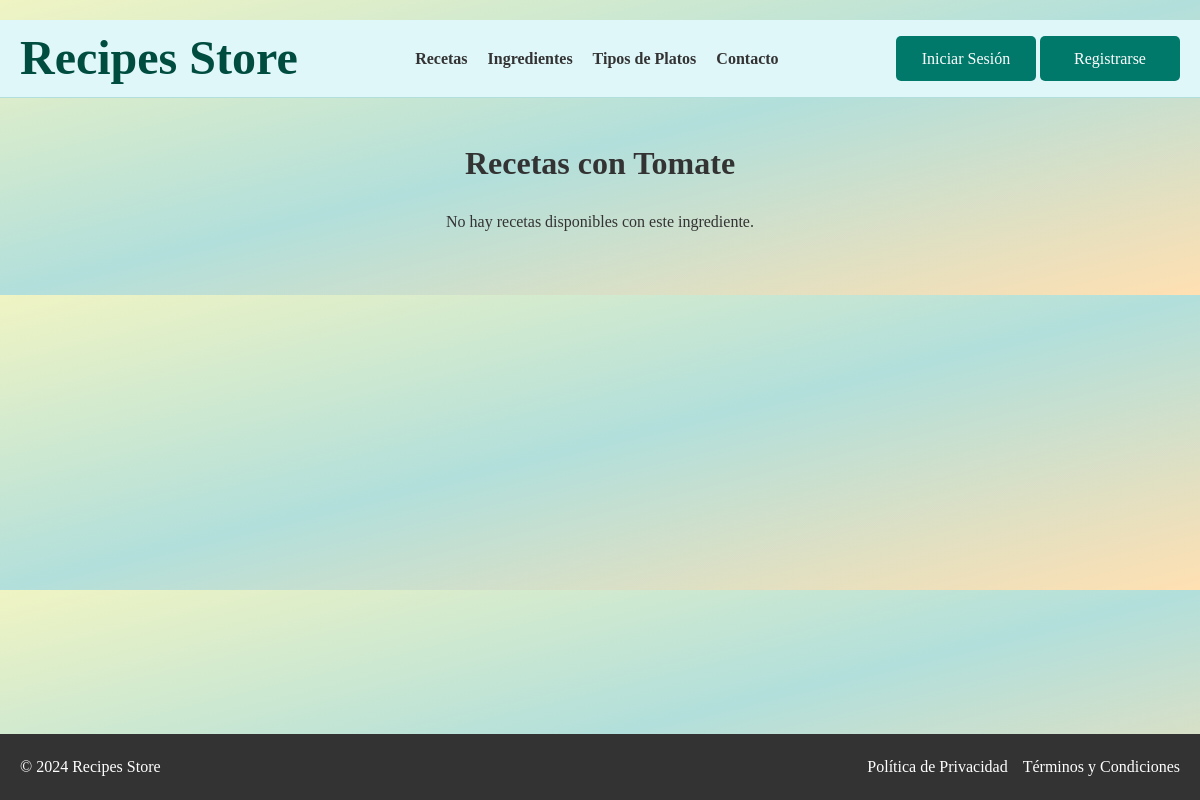
Page /ingredientes/1/recetas/ on the earlier database version.
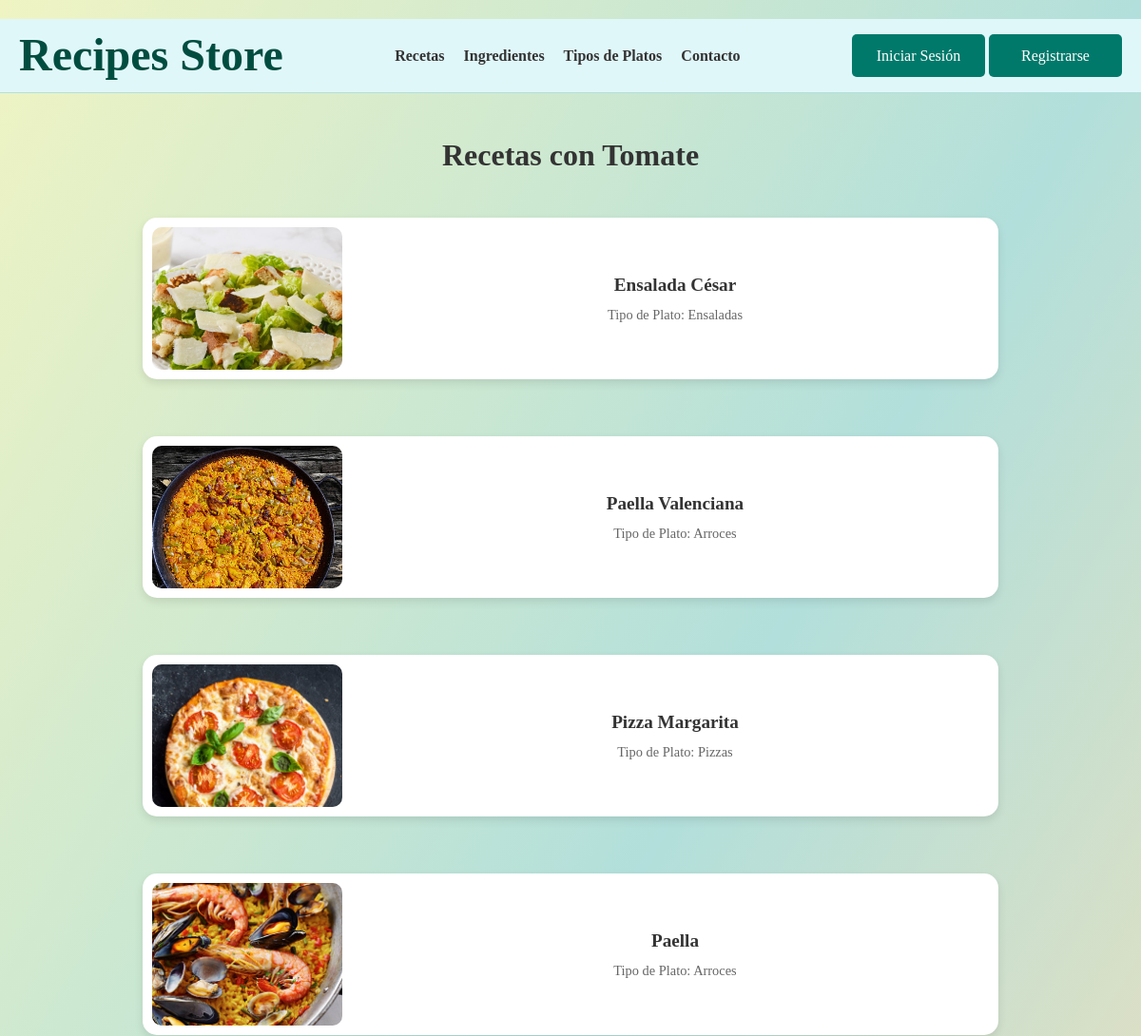
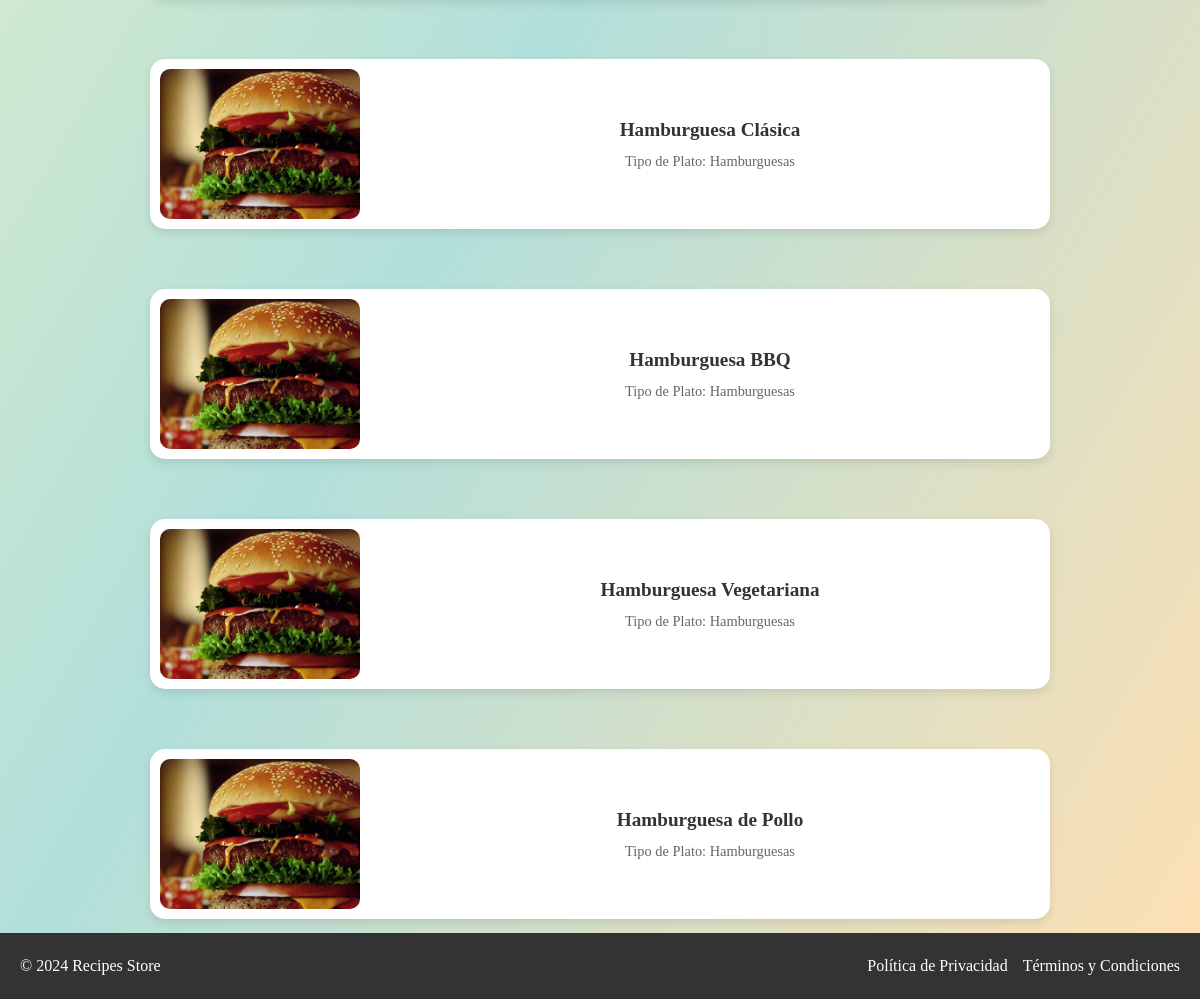
Same page on the later database version (2 pictures, top to bottom).
### appRecetario/models.py (models this page shows, shortened)
class Receta(models.Model):
    nombre = models.CharField(max_length=100)
    tipo_plato = models.ForeignKey('TipoPlato', on_delete=models.CASCADE)
    ingredientes = models.ManyToManyField('Ingrediente')
    imagen = models.ImageField(upload_to='recetas/', blank=True, null=True)
    descripcion = models.TextField(blank=True, null=True)
    proceso = models.TextField(null=True, blank=True)

class TipoPlato(models.Model):
    nombre = models.CharField(max_length=100)
    descripcion = models.TextField()
    imagen = models.ImageField(upload_to='tipoPlato/', blank=True, null=True)

### appRecetario/views.py (the view)
# urls.py: path('ingredientes/<int:ingrediente_id>/recetas/', views.recetas_por_ingrediente, name='recetas_por_ingrediente'),
def recetas_por_ingrediente(request, ingrediente_id):
    ingrediente = get_object_or_404(Ingrediente, id=ingrediente_id)
    recetas = Receta.objects.filter(ingredientes__nombre__icontains=ingrediente.nombre)
    context = {
        'ingrediente': ingrediente,
        'recetas': recetas
    }
    return render(request, 'recetas_por_ingrediente.html', context)

### appRecetario/templates/recetas_por_ingrediente.html (shortened to what this page needs)
{% extends 'base.html' %}
{% load static %}
{% block extrastyle %}
<link rel="stylesheet" href="{% static 'styleRecetasPorIngrediente.css' %}">
{% endblock %}
{% block contenido %}
<h2>Recetas con {{ ingrediente.nombre }}</h2>
<div class="recipes-container">
    {% if recetas %}
        {% for receta in recetas %}
            <a href="{% url 'detail_receta' receta.id %}" class="recipe-card">
                <div class="image-wrapper">
                    <img src="{{ receta.imagen.url }}" alt="{{ receta.nombre }}" class="recipe-image">
                </div>
                <div class="recipe-info">
                    <h3>{{ receta.nombre }}</h3>
                    <p class="recipe-type">Tipo de Plato: {{ receta.tipo_plato.nombre }}</p>
                </div>
            </a>
        {% endfor %}
    {% else %}
        <p>No hay recetas disponibles con este ingrediente.</p>
    {% endif %}
</div>
{% endblock %}

Differences in the rows shown:
now on this page (row edited): Receta: imagen (picture), nombre "Ensalada César", tipo_plato.nombre "Ensaladas"
now on this page (row edited): Receta: imagen (picture), nombre "Paella Valenciana", tipo_plato.nombre "Arroces"
now on this page (row edited): Receta: imagen (picture), nombre "Pizza Margarita", tipo_plato.nombre "Pizzas"
now on this page (row edited): Receta: imagen (picture), nombre "Paella", tipo_plato.nombre "Arroces"
now on this page (row edited): Receta: imagen (picture), nombre "Hamburguesa Clásica", tipo_plato.nombre "Hamburguesas"
now on this page (row edited): Receta: imagen (picture), nombre "Hamburguesa BBQ", tipo_plato.nombre "Hamburguesas"
now on this page (row edited): Receta: imagen (picture), nombre "Hamburguesa Vegetariana", tipo_plato.nombre "Hamburguesas"
now on this page (row edited): Receta: imagen (picture), nombre "Hamburguesa de Pollo", tipo_plato.nombre "Hamburguesas"
Other differences:
text no longer shown: "No hay recetas disponibles con este ingrediente."
